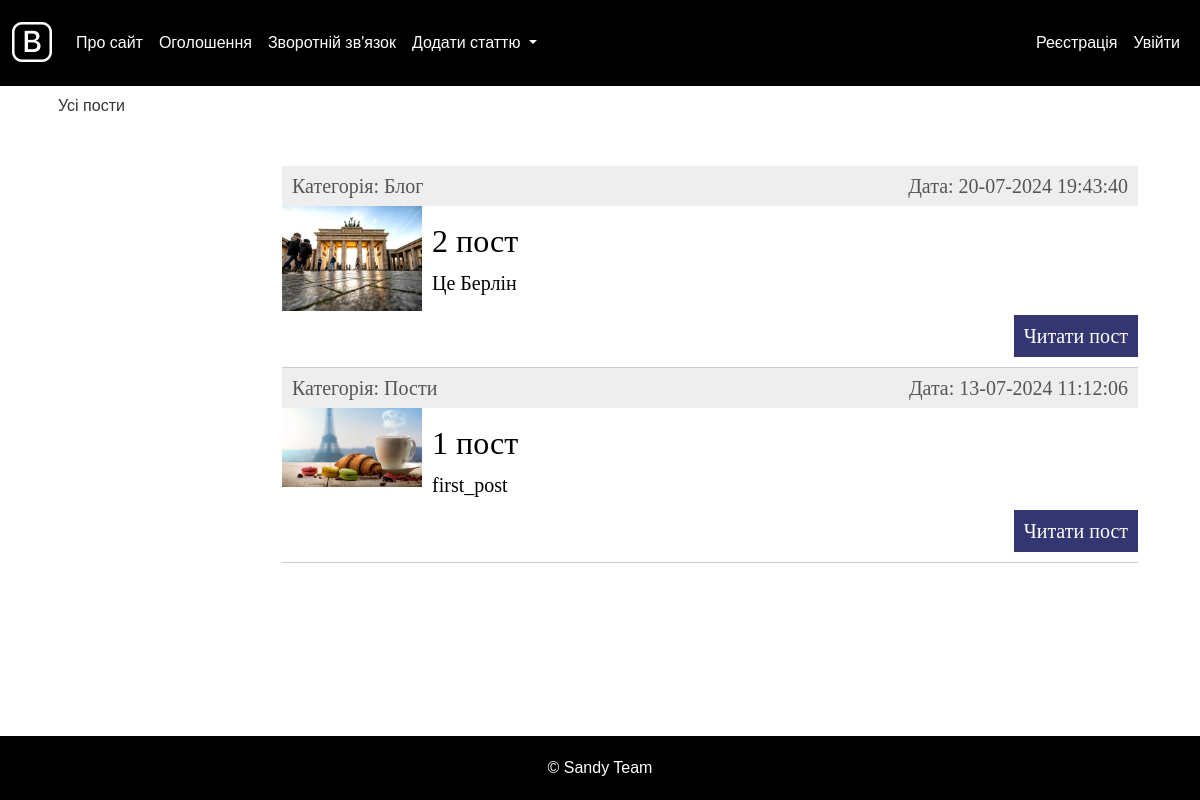
Before: / with the older database file.
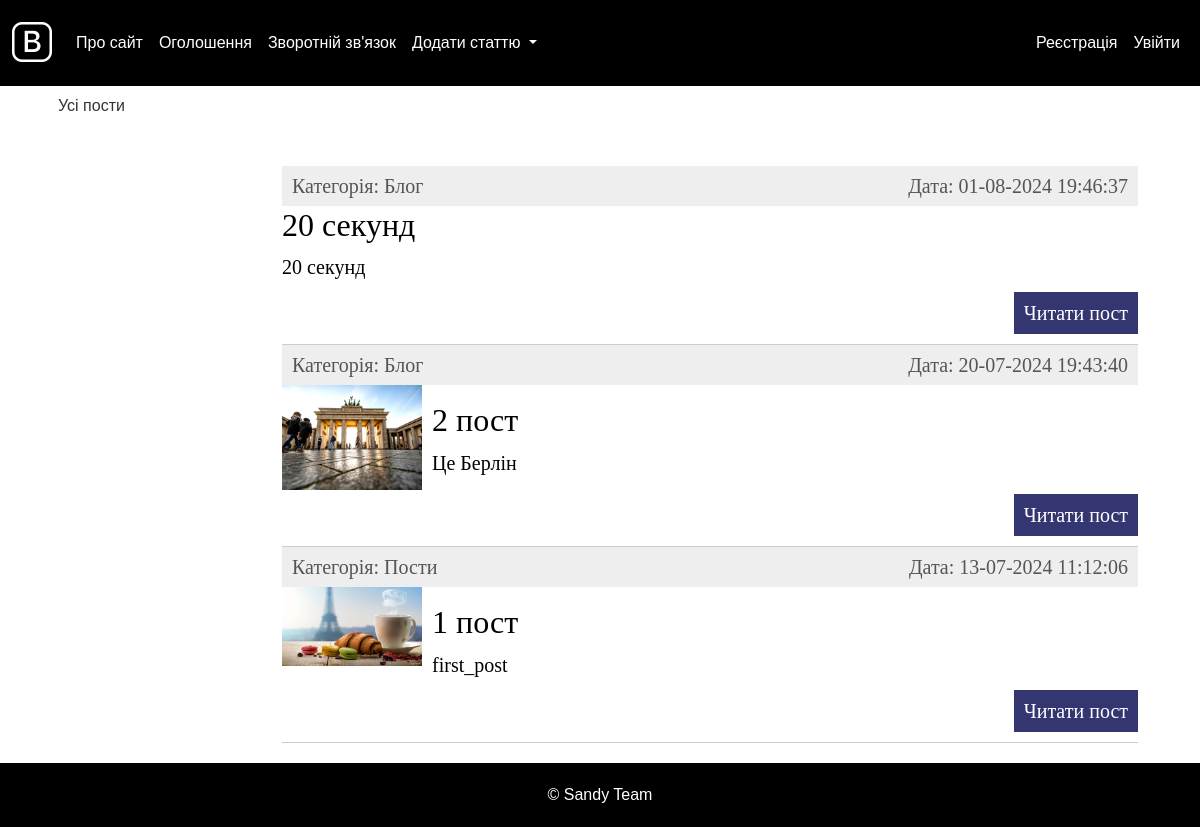
After: the same page with the newer database file.
### blog/models.py (models this page shows, shortened)
class Blog(models.Model):
    DRAFT = 'draft'
    PUBLISHED = 'published'
    STATUS_CHOICES = [
        (DRAFT, 'Чернетка'),
        (PUBLISHED, 'Опублікована'),
    ]
    title = models.CharField(max_length=255, verbose_name="Заголовок")
    slug = models.SlugField(max_length=255, unique=True, verbose_name="URL")
    content = models.TextField(blank=True, verbose_name="Текст статті")
    photo = models.ImageField(upload_to="photos/%Y/%m/%d/", verbose_name="Фото", blank=True, null=True)
    video = models.FileField(upload_to='videos/%Y/%m/%d/', verbose_name="Відео", blank=True, null=True)
    time_create = models.DateTimeField(auto_now_add=True, verbose_name="Час створення")
    time_update = models.DateTimeField(auto_now=True, verbose_name="Час оновлення")
    status = models.CharField(max_length=10, choices=STATUS_CHOICES, default=DRAFT, verbose_name="Статус")
    cat = models.ForeignKey('Category', on_delete=models.PROTECT, verbose_name="Категорія")
    author = models.ForeignKey(settings.AUTH_USER_MODEL, on_delete=models.CASCADE, related_name='posts', verbose_name="Автор", null=True)
    likes = models.ManyToManyField(settings.AUTH_USER_MODEL, related_name='liked_posts', blank=True, verbose_name="Лайки", through='PostLike')
    dislikes = models.ManyToManyField(settings.AUTH_USER_MODEL, related_name='disliked_posts', blank=True, verbose_name="Дизлайки", through='PostDislike')
    tags = TaggableManager()
    def get_absolute_url(self):
        return reverse('post', kwargs={'post_slug': self.slug})
    class Meta:
        verbose_name = 'Запис блогу'
        verbose_name_plural = 'Записи блогу'
        ordering = ['id']

class Category(models.Model):
    name = models.CharField(max_length=100, verbose_name="Назва категорії")
    slug = models.SlugField(max_length=255, unique=True, verbose_name="URL")
    def __str__(self):
        return self.name
    class Meta:
        verbose_name = 'Категорія'
        verbose_name_plural = 'Категорії'
        ordering = ['id']

### blog/views.py (the view)
# urls.py: path('', views.BlogHome.as_view(), name='home'),
class BlogHome(ListView):
    model = Blog
    template_name = 'index.html'
    context_object_name = 'posts'
    def get_context_data(self, **kwargs):
        context = super().get_context_data(**kwargs)
        context.update({
            'title': "Головна сторінка",
            **menu(self.request)
        })
        return context
    def get_queryset(self):
        return Blog.objects.filter(status='published').select_related('cat').order_by('-time_update')

### blog/utils.py (called while the page is built)
def menu(request):
    user_menu = [{'title': "Про сайт", 'url_name': 'about'},
                 {'title': "Додати статтю", 'url_name': 'add_page'},
                 {'title': "Зворотній зв'язок", 'url_name': 'contact'}]
    if request.user.is_authenticated:
        user_menu.insert(1, {'title': "Вийти", 'url_name': 'logout'})
    else:
        user_menu.insert(1, {'title': "Увійти", 'url_name': 'login'})
    return {'menu': user_menu}

### blog/templates/index.html (shortened to what this page needs)
{% extends 'base.html' %}
{% block content %}
<ul class="list-articles">
    {% for p in posts %}
    <li>
        <div class="article-panel">
            <p class="first">Категорія: {{ p.cat }}</p>
            <p class="last">Дата: {{ p.time_update|date:"d-m-Y H:i:s" }}</p>
        </div>
        {% if p.photo %}
        <p><img class="img-article-left thumb" src="{{ p.photo.url }}"></p>
        {% endif %}
        <h2>{{ p.title }}</h2>
        {% autoescape on %}
        {{ p.content|linebreaks|truncatewords:50 }}
        {% endautoescape %}
        <p class="link-read-post"><a href="{{ p.get_absolute_url }}">Читати пост</a></p>
    </li>
    {% endfor %}
</ul>
{% endblock %}

### blog/templates/base.html (shortened to what this page needs)
{% load static %}
<!DOCTYPE html>
<html>
<head>
    <link href="https://cdn.jsdelivr.net/npm/bootstrap@5.3.0/dist/css/bootstrap.min.css" rel="stylesheet">
    <link href="https://cdn.jsdelivr.net/npm/bootstrap-icons/font/bootstrap-icons.css" rel="stylesheet">
    <link href="{% static 'css/styles.css' %}" rel="stylesheet">
</head>
<body>
<nav class="navbar navbar-expand-lg navbar-light">
    <div class="container-fluid">
        <a class="navbar-brand" href="{% url 'home' %}">
            <i class="bi bi-bootstrap" style="color: #fff;"></i>
        </a>
        <div class="collapse navbar-collapse" id="navbarNavDropdown">
            <ul class="navbar-nav me-auto">
                <li class="nav-item">
                    <a class="nav-link" href="{% url 'about' %}">Про сайт</a>
                </li>
                <li class="nav-item">
                    <a class="nav-link" href="{% url 'announcements' %}">Оголошення</a>
                </li>
                <li class="nav-item">
                    <a class="nav-link" href="{% url 'contact' %}">Зворотній зв'язок</a>
                </li>
                <li class="nav-item dropdown">
                    <a class="nav-link dropdown-toggle" href="{% url 'add_page' %}" id="navbarDropdown" role="button" data-bs-toggle="dropdown" aria-expanded="false">
                        Додати статтю
                    </a>
                </li>
            </ul>
            <ul class="navbar-nav ms-auto">
                {% if request.user.is_authenticated %}
                    <li class="nav-item">
                        <a class="nav-link" href="{% url 'user_profile' request.user.username %}">{{ request.user.username }}</a>
                    </li>
                    <li class="nav-item">
                        <a class="nav-link" href="{% url 'logout' %}">Вийти</a>
                    </li>
                {% else %}
                    <li class="nav-item">
                        <a class="nav-link" href="{% url 'register' %}">Реєстрація</a>
                    </li>
                    <li class="nav-item">
                        <a class="nav-link" href="{% url 'login' %}">Увійти</a>
                    </li>
                {% endif %}
            </ul>
        </div>
    </div>
</nav>
<div class="container content-wrapper">
    <div class="row">
        <div class="col-md-2">
            <ul class="list-group">
                {% if cat_selected == 0 %}
                    <li class="list-group-item list-group-header">Усі пости</li>
                {% else %}
                    <li class="list-group-item"><a href="{% url 'home' %}">Усі пости</a></li>
                {% endif %}
            </ul>
        </div>
        <div class="col-md-10">
            <div class="content-text">
                {% block content %}
                {% endblock %}
            </div>
        </div>
    </div>
</div>
<footer class="footer">
    <div class="container">
        <span class="text-muted">&copy; Sandy Team</span>
    </div>
</footer>
</body>
</html>

### blog/static/css/styles.css (style rules this page uses)
html, body { font-family: 'Arial'; margin: 0; padding: 0; height: 100%; width: 100%; color: #444; }
a { color: #0059b2; text-decoration: none; }
img { max-width: 600px; height: auto; }
img.img-article-left { max-width: 300px; height: auto; float: left; padding: 0 10px 10px 0; }
img.img-article-left.thumb { max-width: 150px; height: auto; }
p.link-read-post { text-align: right; }
p.link-read-post a { padding: 10px; min-width: 100px; background: #333671; color: #fff; text-decoration: none; }
div.article-panel { background: #eee; padding: 5px 10px 5px 10px; box-sizing border-box; overflow: hidden; color: #555; }
div.article-panel p.first { margin: 0; float: left; }
div.article-panel p.last { margin: 0; float: right; }
ul.list-articles { list-style: none; margin: 0; padding: 0; }
ul.list-articles li { border-bottom: 1px solid #ccc; }
.bi-bootstrap { font-size: 40px; color: #000; }
.content-text { margin: 60px 0 0 30px; color: #000; font-size: 20px; font-family: Yandex Sans Display Light; }

### blog/templates/base.html (style rules this page uses)
body, html { height: 100%; margin: 0; }
body { display: flex; flex-direction: column; }
.content-wrapper { flex: 1; }
.footer { position: relative; bottom: 0; width: 100%; text-align: center; padding: 20px 0; background-color: #000; }
.footer .text-muted { color: #fff !important; }
.navbar-light { background-color: #000 !important; }
.navbar-nav .nav-link { color: #fff !important; }
.content-text { padding: 20px; }
.list-group { border: none; padding-left: 0; }
.list-group-item { border: none; padding: 0.5rem 1rem; }
.list-group-item a { color: #333; text-decoration: none; }

Changed rows visible on the page:
added Blog: cat "Блог", time_update "01-08-2024 19:46:37", title "20 секунд", content "20 секунд"
